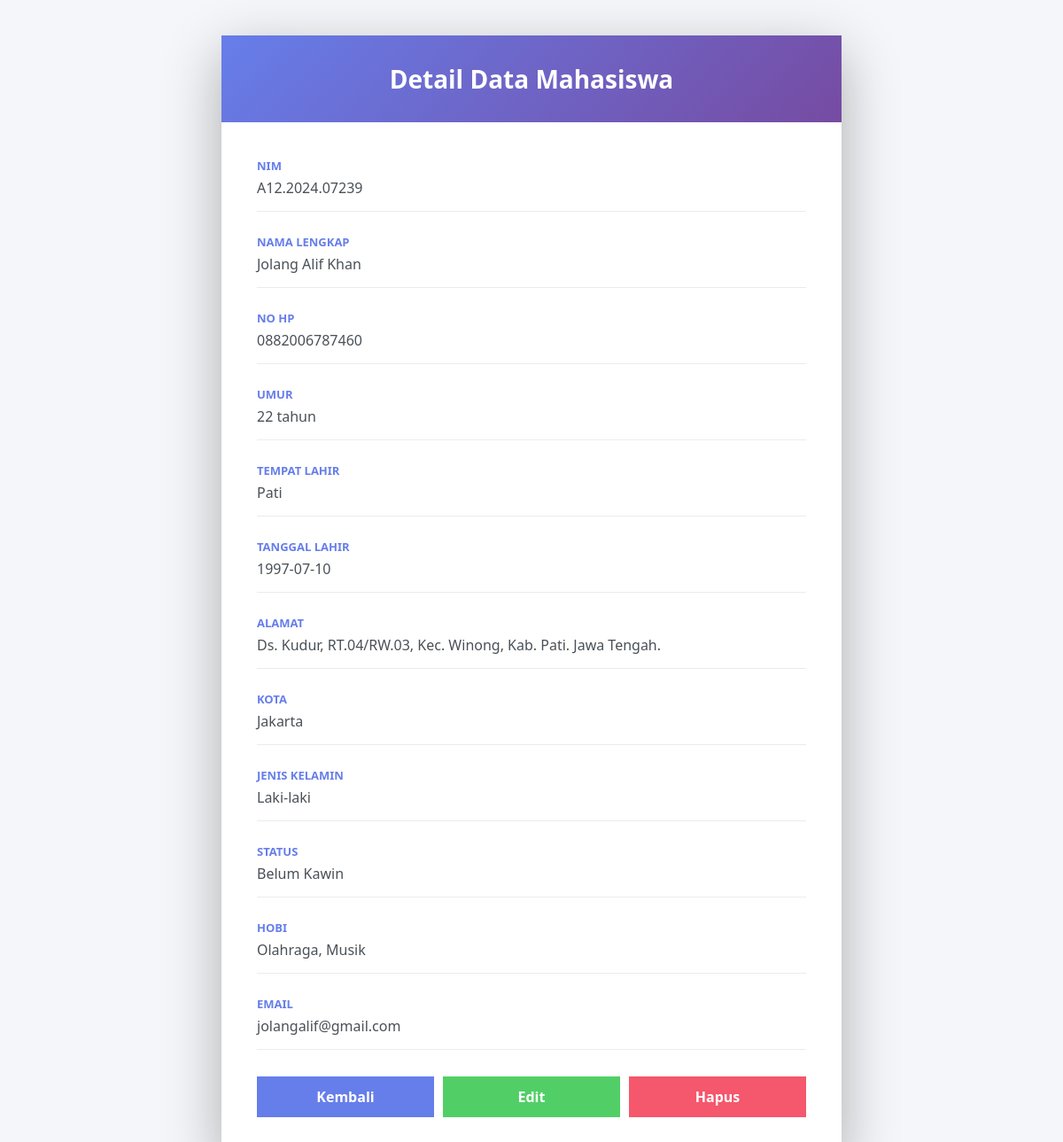
Before: /lihatDataMhs.php?id=1 with the older database file.
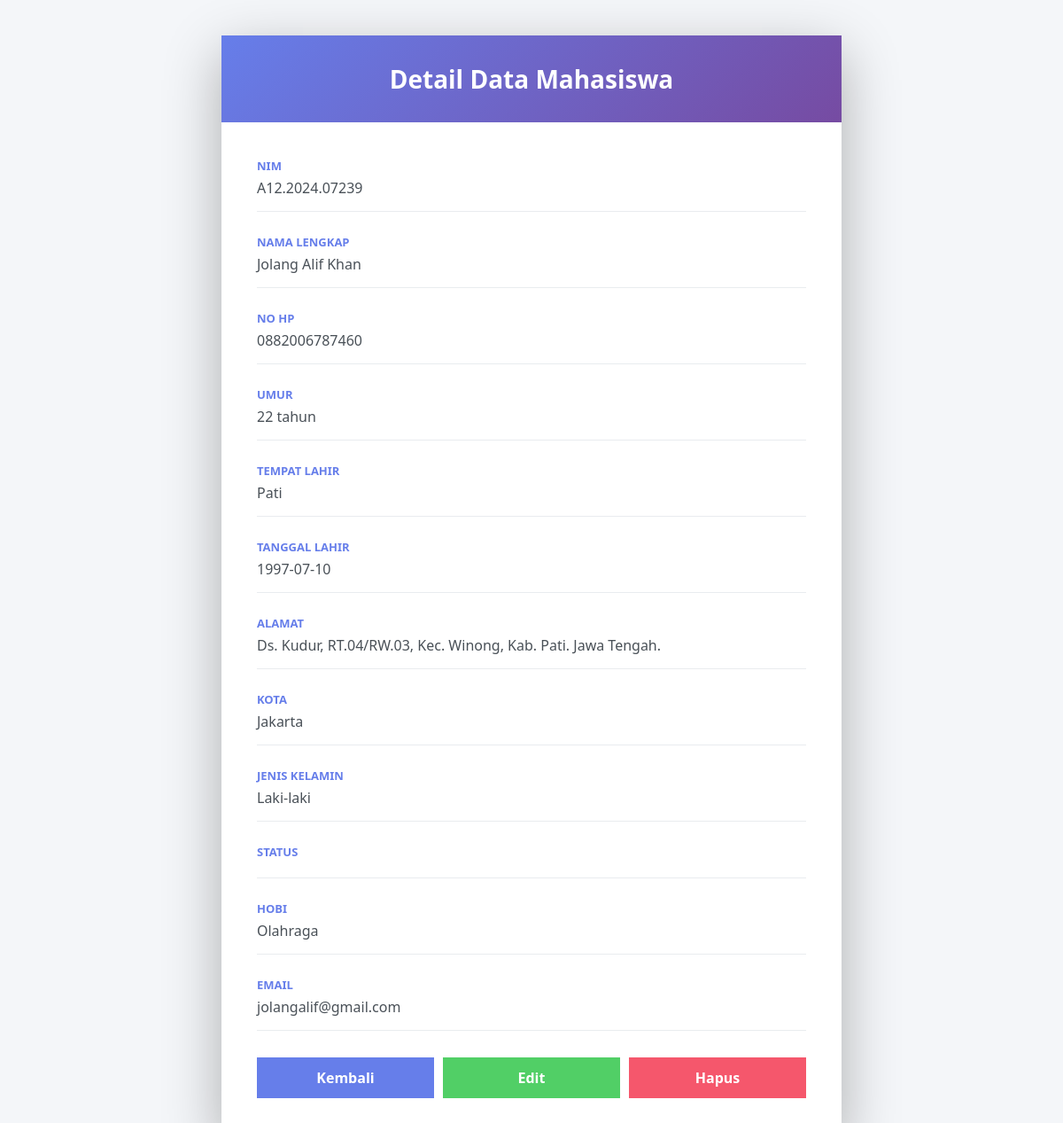
After: the same page with the newer database file.
### tables this page shows
CREATE TABLE `mhs` (
  `id` int NOT NULL,
  `nim` varchar(50) NOT NULL,
  `nama` varchar(200) NOT NULL,
  `no_hp` varchar(50) DEFAULT NULL,
  `umur` int DEFAULT NULL,
  `tempat_lahir` varchar(100) DEFAULT NULL,
  `tanggal_lahir` date DEFAULT NULL,
  `alamat` varchar(1000) DEFAULT NULL,
  `kota` varchar(100) DEFAULT NULL,
  `jk` varchar(50) DEFAULT NULL,
  `status` varchar(50) DEFAULT NULL,
  `hobi` varchar(500) DEFAULT NULL,
  `email` varchar(100) NOT NULL,
  `pass` varchar(255) NOT NULL DEFAULT ''
);

### lihatDataMhs.php (the view, shortened to what this page needs)
<?php
require_once 'connection.php';
$id = isset($_GET['id']) ? (int)$_GET['id'] : 0;
$edit = isset($_GET['edit']) && $_GET['edit'] === 'true' ? true : false;
$sql = "SELECT * FROM mhs WHERE id = ?";
$stmt = mysqli_prepare($conn, $sql);
mysqli_stmt_bind_param($stmt, "i", $id);
mysqli_stmt_execute($stmt);
$result = mysqli_stmt_get_result($stmt);
$row = mysqli_fetch_assoc($result);
?>
<!DOCTYPE html>
<html lang="id">
<head>
</head>
<body>
<div class="container">
    <div class="header">
        <h2><?= $edit ? 'Edit Data Mahasiswa' : 'Detail Data Mahasiswa'; ?></h2>
    </div>
    <div class="content">
        <?php if ($edit): ?>
            <form method="POST" action="updateDataMhs.php">
                <input type="hidden" name="id" value="<?= $row['id']; ?>">
                <div class="form-group">
                    <label>NIM</label>
                    <input type="text" name="nim" value="<?= htmlspecialchars($row['nim']); ?>" required>
                </div>
                <div class="form-group">
                    <label>Nama Lengkap</label>
                    <input type="text" name="nama" value="<?= htmlspecialchars($row['nama']); ?>" required>
                </div>
                <div class="form-group">
                    <label>No HP</label>
                    <input type="text" name="no_hp" value="<?= htmlspecialchars($row['no_hp']); ?>">
                </div>
                <div class="form-group">
                    <label>Umur</label>
                    <input type="number" name="umur" value="<?= htmlspecialchars($row['umur']); ?>">
                </div>
                <div class="form-group">
                    <label>Tempat Lahir</label>
                    <input type="text" name="tempat_lahir" value="<?= htmlspecialchars($row['tempat_lahir']); ?>">
                </div>
                <div class="form-group">
                    <label>Tanggal Lahir</label>
                    <input type="date" name="tanggal_lahir" value="<?= htmlspecialchars($row['tanggal_lahir']); ?>">
                </div>
                <div class="form-group">
                    <label>Alamat</label>
                    <textarea name="alamat"><?= htmlspecialchars($row['alamat']); ?></textarea>
                </div>
                <div class="form-group">
                    <label>Kota</label>
                    <input type="text" name="kota" value="<?= htmlspecialchars($row['kota']); ?>">
                </div>
                <div class="form-group">
                    <label>Jenis Kelamin</label>
                    <select name="jk">
                        <option value="">-- Pilih --</option>
                        <option value="Laki-laki" <?= $row['jk'] === 'Laki-laki' ? 'selected' : ''; ?>>Laki-laki</option>
                        <option value="Perempuan" <?= $row['jk'] === 'Perempuan' ? 'selected' : ''; ?>>Perempuan</option>
                    </select>
                </div>
                <div class="form-group">
                    <label>Status</label>
                    <select name="status">
                        <option value="">-- Pilih --</option>
                        <option value="Belum Menikah" <?= $row['status'] === 'Belum Menikah' ? 'selected' : ''; ?>>Belum Menikah</option>
                        <option value="Menikah" <?= $row['status'] === 'Menikah' ? 'selected' : ''; ?>>Menikah</option>
                    </select>
                </div>
                <div class="form-group">
                    <label>Hobi</label>
                    <div class="checkbox-group">
                        <?php
                        $hobi_options = array('Membaca', 'Menulis', 'Olahraga', 'Gaming', 'Musik', 'Fotografi');
                        $hobi_selected = explode(', ', $row['hobi']);
                        foreach ($hobi_options as $option):
                        ?>
                            <label>
                                <input type="checkbox" name="hobi[]" value="<?= $option; ?>" <?= in_array($option, $hobi_selected) ? 'checked' : ''; ?>>
                                <?= $option; ?>
                            </label>
                        <?php endforeach; ?>
                    </div>
                </div>
                <div class="form-group">
                    <label>Email</label>
                    <input type="email" name="email" value="<?= htmlspecialchars($row['email']); ?>" required>
                </div>
                <div class="action-buttons">
                    <button type="submit" class="btn btn-submit">Simpan Perubahan</button>
                    <a href="lihatDataMhs.php?id=<?= $row['id']; ?>" class="btn btn-cancel">Batal</a>
                </div>
            </form>
        <?php else: ?>
            <div class="detail-group">
                <div class="detail-label">NIM</div>
                <div class="detail-value"><?= htmlspecialchars($row['nim']); ?></div>
            </div>
            <div class="detail-group">
                <div class="detail-label">Nama Lengkap</div>
                <div class="detail-value"><?= htmlspecialchars($row['nama']); ?></div>
            </div>
            <div class="detail-group">
                <div class="detail-label">No HP</div>
                <div class="detail-value"><?= htmlspecialchars($row['no_hp']); ?></div>
            </div>
            <div class="detail-group">
                <div class="detail-label">Umur</div>
                <div class="detail-value"><?= htmlspecialchars($row['umur']); ?> tahun</div>
            </div>
            <div class="detail-group">
                <div class="detail-label">Tempat Lahir</div>
                <div class="detail-value"><?= htmlspecialchars($row['tempat_lahir']); ?></div>
            </div>
            <div class="detail-group">
                <div class="detail-label">Tanggal Lahir</div>
                <div class="detail-value"><?= htmlspecialchars($row['tanggal_lahir']); ?></div>
            </div>
        <div class="detail-group">
            <div class="detail-label">Alamat</div>
            <div class="detail-value"><?= htmlspecialchars($row['alamat']); ?></div>
        </div>
        <div class="detail-group">
            <div class="detail-label">Kota</div>
            <div class="detail-value"><?= htmlspecialchars($row['kota']); ?></div>
        </div>
        <div class="detail-group">
            <div class="detail-label">Jenis Kelamin</div>
            <div class="detail-value"><?= htmlspecialchars($row['jk']); ?></div>
        </div>
        <div class="detail-group">
            <div class="detail-label">Status</div>
            <div class="detail-value"><?= htmlspecialchars($row['status']); ?></div>
        </div>
        <div class="detail-group">
            <div class="detail-label">Hobi</div>
            <div class="detail-value"><?= htmlspecialchars($row['hobi']); ?></div>
        </div>
        <div class="detail-group">
            <div class="detail-label">Email</div>
            <div class="detail-value"><?= htmlspecialchars($row['email']); ?></div>
        </div>
        <div class="action-buttons">
            <a href="tampilDataMhs.php" class="btn btn-back">Kembali</a>
            <a href="lihatDataMhs.php?id=<?= $row['id']; ?>&edit=true" class="btn btn-edit">Edit</a>
            <a href="hapusDataMhs.php?id=<?= $row['id']; ?>" class="btn btn-delete" onclick="return confirm('Apakah Anda yakin ingin menghapus data ini?');">Hapus</a>
        </div>
        <?php endif; ?>
    </div>
</div>
</body>
</html>

### lihatDataMhs.php (style rules this page uses)
* { margin: 0; padding: 0; box-sizing: border-box; }
body { font-family: 'Segoe UI', Tahoma, Geneva, Verdana, sans-serif; background-color: #f4f6f9; min-height: 100vh; padding: 40px 20px; }
.container { max-width: 700px; margin: 0 auto; background: white; box-shadow: 0 20px 60px rgba(0, 0, 0, 0.3); overflow: hidden; animation: slideUp 0.5s ease-out; }
.header { background: linear-gradient(135deg, #667eea 0%, #764ba2 100%); color: white; padding: 30px; text-align: center; }
.header h2 { font-size: 28px; font-weight: 600; }
.content { padding: 40px; }
.detail-group { margin-bottom: 25px; border-bottom: 1px solid #e9ecef; padding-bottom: 15px; }
.detail-label { font-weight: 600; color: #667eea; font-size: 13px; text-transform: uppercase; margin-bottom: 5px; }
.detail-value { color: #495057; font-size: 16px; word-break: break-word; }
.action-buttons { display: flex; gap: 10px; margin-top: 30px; }
.btn { flex: 1; padding: 12px; border: none; font-size: 16px; font-weight: 600; cursor: pointer; text-decoration: none; text-align: center; transition: all 0.3s ease; }
.btn-back { background: #667eea; color: white; }
.btn-edit { background: #51cf66; color: white; }
.btn-delete { background: #f5576c; color: white; }

Changed rows visible on the page:
changed mhs "Jolang Alif Khan": hobi "Olahraga, Musik" → "Olahraga"; status "Belum Kawin" → (not shown)
